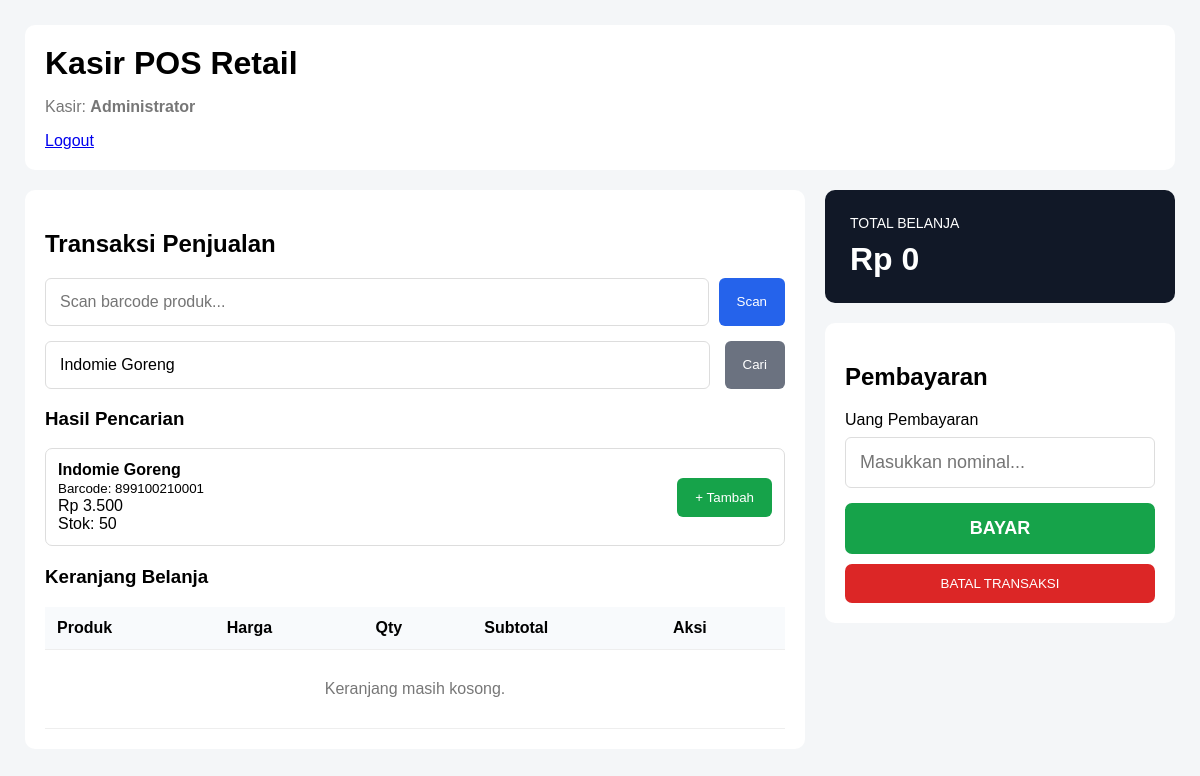
The app's page /kasir/index.php?keyword=Indomie+Goreng (signed in) with its own data.
### tables this page shows
CREATE TABLE produk (

    id INT AUTO_INCREMENT PRIMARY KEY,

    barcode VARCHAR(50) NOT NULL UNIQUE,

    kode_produk VARCHAR(50) NOT NULL UNIQUE,

    nama_produk VARCHAR(150) NOT NULL,

    kategori_id INT NOT NULL,

    harga_beli DECIMAL(15,2)
        NOT NULL DEFAULT 0,

    harga_jual DECIMAL(15,2)
        NOT NULL DEFAULT 0,

    stok INT NOT NULL DEFAULT 0,

    stok_minimal INT NOT NULL DEFAULT 5,

    satuan VARCHAR(30)
        NOT NULL DEFAULT 'pcs',

    status ENUM('aktif','nonaktif')
        NOT NULL DEFAULT 'aktif',

    created_at TIMESTAMP
        DEFAULT CURRENT_TIMESTAMP,

    updated_at TIMESTAMP
        DEFAULT CURRENT_TIMESTAMP
        ON UPDATE CURRENT_TIMESTAMP,

    CONSTRAINT fk_produk_kategori

        FOREIGN KEY (kategori_id)

        REFERENCES kategori(id)

        ON DELETE RESTRICT

        ON UPDATE CASCADE

);

### kasir/index.php (the view, shortened to what this page needs)
<?php
require_once "../config/database.php";
?>
<!DOCTYPE html>
<html lang="id">
<head>
    <link rel="stylesheet"
          href="../assets/css/style.css">
</head>
<body>
<div class="kasir-wrapper">
    <div class="kasir-header">
        <h1>Kasir POS Retail</h1>
        <p>
            Kasir:
            <strong>
                <?= htmlspecialchars($_SESSION['nama'] ?? 'Kasir'); ?>
            </strong>
        </p>
        <a href="../auth/logout.php">
            Logout
        </a>
    </div>
    <div class="kasir-grid">
        <div class="kasir-card">
            <h2>Transaksi Penjualan</h2>
            <form
                action="tambah_keranjang.php"
                method="POST"
                class="barcode-form"
            >
                <input
                    type="text"
                    name="barcode"
                    id="barcode"
                    placeholder="Scan barcode produk..."
                    autofocus
                    required
                >
                <button
                    type="submit"
                    class="btn btn-primary"
                >
                    Scan
                </button>
            </form>
            <form
                action="cari_produk.php"
                method="GET"
                class="barcode-form"
            >
                <input
                    type="text"
                    name="keyword"
                    placeholder="Cari nama produk..."
                    value="<?= htmlspecialchars($_GET['keyword'] ?? ''); ?>"
                >
                <button
                    type="submit"
                    class="btn btn-secondary"
                >
                    Cari
                </button>
            </form>
            <?php
            if (isset($_GET['keyword'])):
                $keyword = mysqli_real_escape_string(
                    $conn,
                    $_GET['keyword']
                );
                $hasil = mysqli_query(
                    $conn,
                    "SELECT *
                     FROM produk
                     WHERE nama_produk LIKE '%$keyword%'
                     AND status = 'aktif'
                     ORDER BY nama_produk ASC"
                );
            ?>
                <div class="hasil-produk">
                    <h3>Hasil Pencarian</h3>
                    <?php if (mysqli_num_rows($hasil) > 0): ?>
                        <?php while ($produk = mysqli_fetch_assoc($hasil)): ?>
                            <div class="produk-item">
                                <div>
                                    <strong>
                                        <?= htmlspecialchars(
                                            $produk['nama_produk']
                                        ); ?>
                                    </strong>
                                    <br>
                                    <small>
                                        Barcode:
                                        <?= htmlspecialchars(
                                            $produk['barcode']
                                        ); ?>
                                    </small>
                                    <br>
                                    Rp
                                    <?= number_format(
                                        $produk['harga_jual'],
                                        0,
                                        ',',
                                        '.'
                                    ); ?>
                                    <br>
                                    Stok:
                                    <?= $produk['stok']; ?>
                                </div>
                                <form
                                    action="tambah_keranjang.php"
                                    method="POST"
                                >
                                    <button
                                        type="submit"
                                        class="btn btn-success"
                                    >
                                        + Tambah
                                    </button>
                                </form>
                            </div>
                        <?php endwhile; ?>
                    <?php else: ?>
                        <div class="empty">
                            Produk tidak ditemukan.
                        </div>
                    <?php endif; ?>
                </div>
            <?php endif; ?>
            <h3>Keranjang Belanja</h3>
            <table>
                <thead>
                    <tr>
                        <th>Produk</th>
                        <th>Harga</th>
                        <th>Qty</th>
                        <th>Subtotal</th>
                        <th>Aksi</th>
                    </tr>
                </thead>
                <tbody>
                <?php
                $total = 0;
                if (count($_SESSION['keranjang']) > 0):
                    foreach (
                        $_SESSION['keranjang']
                        as $index => $item
                    ):
                        $subtotal =
                            $item['harga'] *
                            $item['qty'];
                        $total += $subtotal;
                ?>
                    <tr>
                        <td>
                            <?= htmlspecialchars(
                                $item['nama_produk']
                            ); ?>
                        </td>
                        <td>
                            Rp
                            <?= number_format(
                                $item['harga'],
                                0,
                                ',',
                                '.'
                            ); ?>
                        </td>
                        <td>
                            <form
                                action="update_keranjang.php"
                                method="POST"
                                class="qty-form"
                            >
                                <input
                                    type="hidden"
                                    name="index"
                                    value="<?= $index; ?>"
                                >
                                <input
                                    type="number"
                                    name="qty"
                                    value="<?= $item['qty']; ?>"
                                    min="1"
                                    max="<?= $item['stok']; ?>"
                                    class="qty-input"
                                >
                                <button
                                    type="submit"
                                    class="btn btn-primary"
                                >
                                    OK
                                </button>
                            </form>
                        </td>
                        <td>
                            Rp
                            <?= number_format(
                                $subtotal,
                                0,
                                ',',
                                '.'
                            ); ?>
                        </td>
                        <td>
                            <a
                                href="hapus_keranjang.php?index=<?= $index; ?>"
                                class="btn btn-danger"
                            >
                                Hapus
                            </a>
                        </td>
                    </tr>
                <?php
                    endforeach;
                else:
                ?>
                    <tr>
                        <td
                            colspan="5"
                            class="empty"
                        >
                            Keranjang masih kosong.
                        </td>
                    </tr>
                <?php endif; ?>
                </tbody>
            </table>
        </div>
        <div>
            <div class="total-box">
                <div class="total-label">
                    TOTAL BELANJA
                </div>
                <div class="total-harga">
                    Rp
                    <?= number_format(
                        $total,
                        0,
                        ',',
                        '.'
                    ); ?>
                </div>
            </div>
            <div class="kasir-card">
                <h2>Pembayaran</h2>
                <form
                    action="proses_bayar.php"
                    method="POST"
                >
                    <label>
                        Uang Pembayaran
                    </label>
                    <input
                        type="number"
                        name="bayar"
                        class="bayar-input"
                        placeholder="Masukkan nominal..."
                        min="<?= $total; ?>"
                        required
                    >
                    <button
                        type="submit"
                        class="btn-bayar"
                    >
                        BAYAR
                    </button>
                </form>
                <form
                    action="kosongkan_keranjang.php"
                    method="POST"
                >
                    <button
                        type="submit"
                        class="btn-batal"
                    >
                        BATAL TRANSAKSI
                    </button>
                </form>
            </div>
        </div>
    </div>
</div>
</body>
</html>

### assets/css/style.css (style rules this page uses)
* { box-sizing: border-box; }
body { margin: 0; font-family: Arial, sans-serif; background: #f4f6f9; }
.btn-secondary { display: inline-block; padding: 11px 18px; margin-left: 5px; background: #ddd; color: #222; text-decoration: none; border-radius: 6px; }

### kasir/index.php (style rules this page uses)
body { margin: 0; font-family: Arial, sans-serif; background: #f4f6f8; }
.kasir-wrapper { padding: 25px; }
.kasir-header { background: white; padding: 20px; border-radius: 10px; margin-bottom: 20px; }
.kasir-header h1 { margin: 0; }
.kasir-header p { color: #777; }
.kasir-grid { display: grid; grid-template-columns: 1fr 350px; gap: 20px; }
.kasir-card { background: white; padding: 20px; border-radius: 10px; }
.barcode-form { display: flex; gap: 10px; margin-bottom: 15px; }
.barcode-form input { flex: 1; padding: 14px; border: 1px solid #ddd; border-radius: 6px; font-size: 16px; }
.btn { border: none; padding: 12px 18px; border-radius: 6px; cursor: pointer; text-decoration: none; display: inline-block; }
.btn-primary { background: #2563eb; color: white; }
.btn-success { background: #16a34a; color: white; }
.btn-secondary { background: #6b7280; color: white; }
table { width: 100%; border-collapse: collapse; }
th, td { padding: 12px; border-bottom: 1px solid #eee; text-align: left; }
th { background: #f8fafc; }
.total-box { background: #111827; color: white; padding: 25px; border-radius: 10px; margin-bottom: 20px; }
.total-label { font-size: 14px; }
.total-harga { font-size: 32px; font-weight: bold; margin-top: 10px; }
.bayar-input { width: 100%; box-sizing: border-box; padding: 14px; font-size: 18px; border: 1px solid #ddd; border-radius: 6px; margin-top: 8px; margin-bottom: 15px; }
.btn-bayar { width: 100%; padding: 15px; border: none; border-radius: 7px; background: #16a34a; color: white; font-size: 18px; font-weight: bold; cursor: pointer; }
.btn-batal { width: 100%; padding: 12px; margin-top: 10px; border: none; border-radius: 7px; background: #dc2626; color: white; cursor: pointer; }
.hasil-produk { margin-bottom: 20px; }
.produk-item { padding: 12px; border: 1px solid #ddd; border-radius: 7px; margin-bottom: 8px; display: flex; justify-content: space-between; align-items: center; }
.empty { text-align: center; padding: 30px; color: #777; }

### records on screen
produk: nama_produk "Indomie Goreng", barcode "899100210001", harga_jual "3.500", stok "50"

### other values on screen
$_SESSION['nama'] "Administrator"
$total "0"
